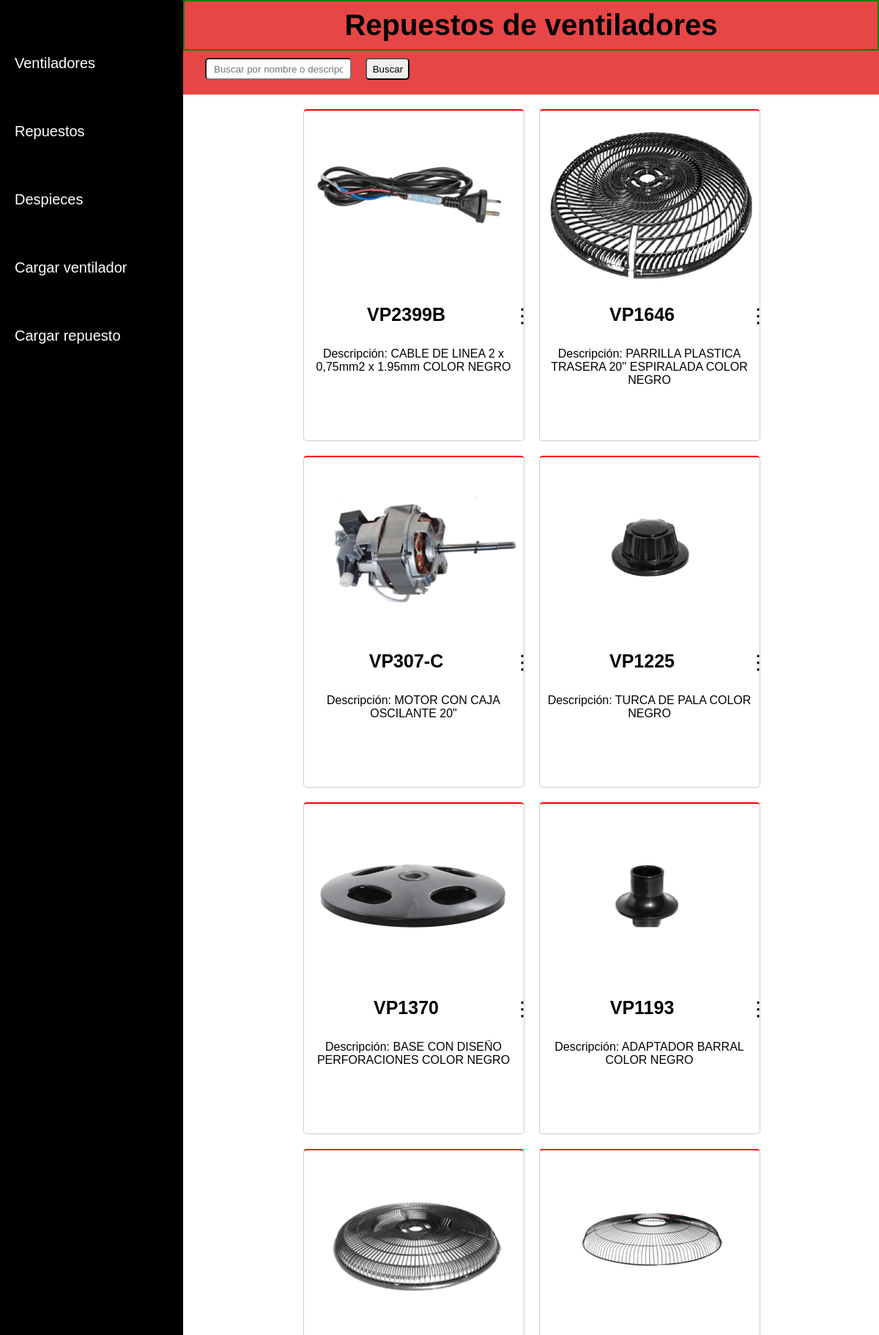
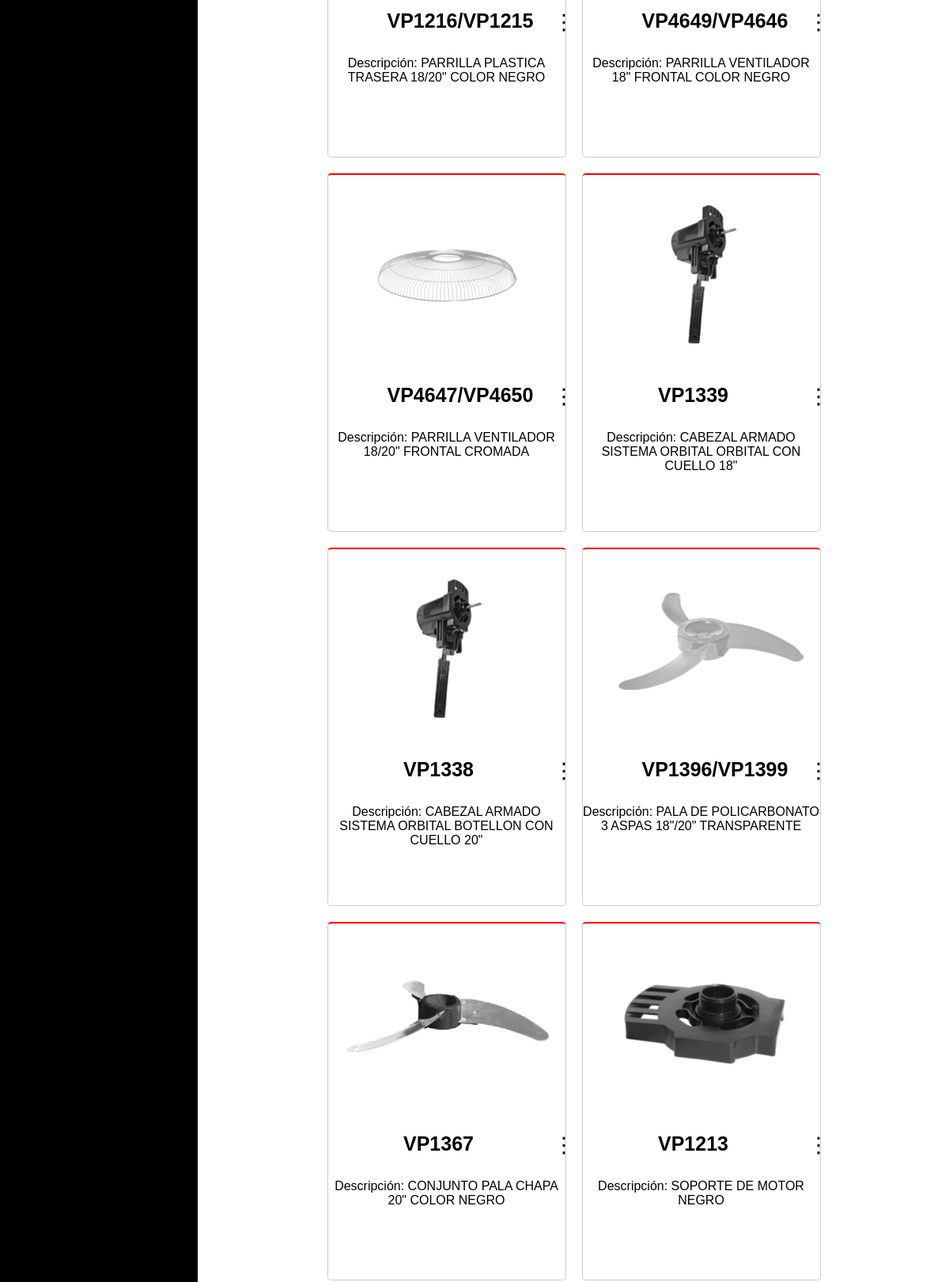
Page /task/ (upper part) on the committed database (2 pictures, top to bottom).
### myapp/models.py (models this page shows, shortened)
class Task(models.Model):
    title = models.CharField(max_length=200)
    description = models.TextField(default='Descripción predeterminada')
    imagenes = models.ImageField(upload_to='task_imagenes/')
    modelo_vt = models.CharField(max_length=40)

### myapp/views.py (the view)
# urls.py: path('task/', views.task),
def task(request):
    tasks = Task.objects.all()
    busqueda_2 = request.GET.get("buscar")
    if busqueda_2:
        tasks = Task.objects.filter(
            Q(title__icontains = busqueda_2) |
            Q(description__icontains = busqueda_2) |
            Q(modelo_vt__icontains = busqueda_2)
        ).distinct()
    return render(request, 'task/task.html',{
        'tasks':tasks,
        })

### myapp/templates/task/task.html (shortened to what this page needs)
{% extends 'layouts/base.html' %}
{% block content %}
<h1>Repuestos de ventiladores</h1>
<div class="buscador">
    <form method="get">
        <input class="project_input" type="text" name="buscar" placeholder="Buscar por nombre o descripción"
            value="{{ request.GET.buscar }}">
        <button type="submit">Buscar</button>
    </form>
</div>
<div class="contenedor">
    {% if tasks %}
    {% for task in tasks %}
    <div class="elemento">
        <p><img src="{{ task.imagenes.url }}" alt="{{ task.title }}" class="zoom"></p>
        <div class="project-info">
            <p class="name_project">{{ task.title }}</p>
            <div class="dropdown">
                <button onclick="toggleDropdown(this)" class="dropbtn">⋮</button>
            </div>
        </div>
        <p class="descripcion_task">Descripción: {{ task.description }} <br></p>
    </div>
    {% endfor %}
    {% else %}
    <p>No hay repuestos disponibles.</p>
    {% endif %}
</div>
{% endblock %}

### myapp/static/style.css (style rules this page uses)
* { margin: 0; box-sizing: border-box; padding: 0; }
body, html { height: 100%; width: 100%; margin: 0; padding: 0; font-family: Arial, sans-serif; display: flex; overflow: auto; }
h1 { font-size: 40px; text-align: center; border: 2px solid green; width: calc(100% - 250px); float: right; }
.project_input { border-radius: 5px; margin-left: 270px; padding: 10px; width: 200px; height: 30px; }
h1, .buscador { background: rgb(231, 70, 70); padding: 10px; }
button { border-radius: 5px; margin-left: 5px; height: 30px; width: 60px; }
.contenedor { margin-top: 10px; margin-left: 251px; width: auto; height: auto; display: flex; flex-wrap: wrap; justify-content: center; }
.elemento { border-radius: 5px; width: 300px; height: 450px; box-sizing: content-box; border: 1px solid #ccc; border-top: 2px solid red; margin: 10px; }
.project-info p { font-size: 25px; padding: 10px; font-weight: 700; max-width: 150px; margin: 0 auto; }
.descripcion_task { overflow: hidden; padding: 0px; text-align: left; height: 70px; text-align: center; margin-top: 20px; }
.elemento img { object-fit: scale-down; width: 300px; height: 250px; border-radius: 5px; }
.zoom { cursor: pointer; max-width: 100%; max-height: 100%; transition: transform 0.3s ease-in-out; }
input { margin: 10px 10px 10px 20px; width: 250px; height: 25px; border-radius: 5px; }
.dropbtn { border: none; display: flex; font-size: 27px; cursor: pointer; width: 10px; height: 30px; background-color: white; }
.dropdown { position: relative; display: inline-block; width: 20px; height: 35px; top: 10px; }
.project-info { display: flex; justify-content: space-between; }

### rows in the picture
Task: imagenes (picture), title "VP2399B", description "CABLE DE LINEA 2 x 0,75mm2 x 1.95mm COLOR NEGRO"
Task: imagenes (picture), title "VP1646", description "PARRILLA PLASTICA TRASERA 20'' ESPIRALADA COLOR NEGRO"
Task: imagenes (picture), title "VP307-C", description "MOTOR CON CAJA OSCILANTE 20\""
Task: imagenes (picture), title "VP1225", description "TURCA DE PALA COLOR NEGRO"
Task: imagenes (picture), title "VP1370", description "BASE CON DISEÑO PERFORACIONES COLOR NEGRO"
Task: imagenes (picture), title "VP1193", description "ADAPTADOR BARRAL COLOR NEGRO"
Task: imagenes (picture), title "VP1216/VP1215", description "PARRILLA PLASTICA TRASERA 18/20\" COLOR NEGRO"
Task: imagenes (picture), title "VP4649/VP4646", description "PARRILLA VENTILADOR 18\" FRONTAL COLOR NEGRO"
Task: imagenes (picture), title "VP4647/VP4650", description "PARRILLA VENTILADOR 18/20\" FRONTAL CROMADA"
Task: imagenes (picture), title "VP1339", description "CABEZAL ARMADO SISTEMA ORBITAL ORBITAL CON CUELLO 18\""
Task: imagenes (picture), title "VP1338", description "CABEZAL ARMADO SISTEMA ORBITAL BOTELLON CON CUELLO 20\""
Task: imagenes (picture), title "VP1396/VP1399", description "PALA DE POLICARBONATO 3 ASPAS 18\"/20\" TRANSPARENTE"
Task: imagenes (picture), title "VP1367", description "CONJUNTO PALA CHAPA 20\" COLOR NEGRO"
Task: imagenes (picture), title "VP1213", description "SOPORTE DE MOTOR NEGRO"
